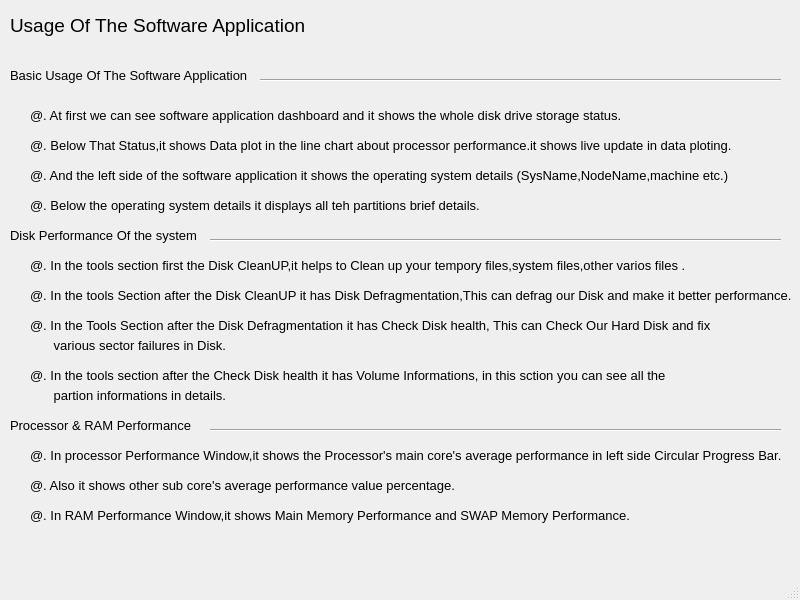
<?xml version="1.0" encoding="UTF-8"?>
<ui version="4.0">
 <class>UsageWindow</class>
 <widget class="QMainWindow" name="UsageWindow">
  <property name="geometry">
   <rect>
    <x>0</x>
    <y>0</y>
    <width>800</width>
    <height>600</height>
   </rect>
  </property>
  <property name="windowTitle">
   <string>MainWindow</string>
  </property>
  <widget class="QWidget" name="centralwidget">
   <widget class="QLabel" name="label">
    <property name="geometry">
     <rect>
      <x>10</x>
      <y>10</y>
      <width>311</width>
      <height>31</height>
     </rect>
    </property>
    <property name="font">
     <font>
      <pointsize>14</pointsize>
     </font>
    </property>
    <property name="text">
     <string>Usage Of The Software Application</string>
    </property>
   </widget>
   <widget class="QLabel" name="label_2">
    <property name="geometry">
     <rect>
      <x>10</x>
      <y>60</y>
      <width>311</width>
      <height>31</height>
     </rect>
    </property>
    <property name="font">
     <font>
      <pointsize>10</pointsize>
     </font>
    </property>
    <property name="text">
     <string>Basic Usage Of The Software Application</string>
    </property>
   </widget>
   <widget class="Line" name="line">
    <property name="geometry">
     <rect>
      <x>260</x>
      <y>70</y>
      <width>521</width>
      <height>20</height>
     </rect>
    </property>
    <property name="orientation">
     <enum>Qt::Horizontal</enum>
    </property>
   </widget>
   <widget class="QLabel" name="label_3">
    <property name="geometry">
     <rect>
      <x>30</x>
      <y>100</y>
      <width>601</width>
      <height>31</height>
     </rect>
    </property>
    <property name="font">
     <font>
      <pointsize>10</pointsize>
     </font>
    </property>
    <property name="text">
     <string>@. At first we can see software application dashboard and it shows the whole disk drive storage status.</string>
    </property>
   </widget>
   <widget class="QLabel" name="label_4">
    <property name="geometry">
     <rect>
      <x>30</x>
      <y>130</y>
      <width>711</width>
      <height>31</height>
     </rect>
    </property>
    <property name="font">
     <font>
      <pointsize>10</pointsize>
     </font>
    </property>
    <property name="text">
     <string>@. Below That Status,it shows Data plot in the line chart about processor performance.it shows live update in data ploting.</string>
    </property>
   </widget>
   <widget class="QLabel" name="label_5">
    <property name="geometry">
     <rect>
      <x>30</x>
      <y>160</y>
      <width>781</width>
      <height>31</height>
     </rect>
    </property>
    <property name="font">
     <font>
      <pointsize>10</pointsize>
     </font>
    </property>
    <property name="text">
     <string>@. And the left side of the software application it shows the operating system details (SysName,NodeName,machine etc.)</string>
    </property>
   </widget>
   <widget class="QLabel" name="label_6">
    <property name="geometry">
     <rect>
      <x>30</x>
      <y>190</y>
      <width>711</width>
      <height>31</height>
     </rect>
    </property>
    <property name="font">
     <font>
      <pointsize>10</pointsize>
     </font>
    </property>
    <property name="text">
     <string>@. Below the operating system details it displays all teh partitions brief details.</string>
    </property>
   </widget>
   <widget class="Line" name="line_2">
    <property name="geometry">
     <rect>
      <x>210</x>
      <y>230</y>
      <width>571</width>
      <height>20</height>
     </rect>
    </property>
    <property name="orientation">
     <enum>Qt::Horizontal</enum>
    </property>
   </widget>
   <widget class="QLabel" name="label_7">
    <property name="geometry">
     <rect>
      <x>10</x>
      <y>220</y>
      <width>311</width>
      <height>31</height>
     </rect>
    </property>
    <property name="font">
     <font>
      <pointsize>10</pointsize>
     </font>
    </property>
    <property name="text">
     <string>Disk Performance Of the system</string>
    </property>
   </widget>
   <widget class="QLabel" name="label_8">
    <property name="geometry">
     <rect>
      <x>30</x>
      <y>250</y>
      <width>671</width>
      <height>31</height>
     </rect>
    </property>
    <property name="font">
     <font>
      <pointsize>10</pointsize>
     </font>
    </property>
    <property name="text">
     <string>@. In the tools section first the Disk CleanUP,it helps to Clean up your tempory files,system files,other varios files .</string>
    </property>
   </widget>
   <widget class="QLabel" name="label_9">
    <property name="geometry">
     <rect>
      <x>30</x>
      <y>280</y>
      <width>761</width>
      <height>31</height>
     </rect>
    </property>
    <property name="font">
     <font>
      <pointsize>10</pointsize>
     </font>
    </property>
    <property name="text">
     <string>@. In the tools Section after the Disk CleanUP it has Disk Defragmentation,This can defrag our Disk and make it better performance.</string>
    </property>
   </widget>
   <widget class="QLabel" name="label_10">
    <property name="geometry">
     <rect>
      <x>30</x>
      <y>310</y>
      <width>801</width>
      <height>31</height>
     </rect>
    </property>
    <property name="font">
     <font>
      <pointsize>10</pointsize>
     </font>
    </property>
    <property name="text">
     <string>@. In the Tools Section after the Disk Defragmentation it has Check Disk health, This can Check Our Hard Disk and fix</string>
    </property>
   </widget>
   <widget class="QLabel" name="label_11">
    <property name="geometry">
     <rect>
      <x>50</x>
      <y>330</y>
      <width>181</width>
      <height>31</height>
     </rect>
    </property>
    <property name="font">
     <font>
      <pointsize>10</pointsize>
     </font>
    </property>
    <property name="text">
     <string> various sector failures in Disk.</string>
    </property>
   </widget>
   <widget class="QLabel" name="label_12">
    <property name="geometry">
     <rect>
      <x>30</x>
      <y>360</y>
      <width>771</width>
      <height>31</height>
     </rect>
    </property>
    <property name="font">
     <font>
      <pointsize>10</pointsize>
     </font>
    </property>
    <property name="text">
     <string>@. In the tools section after the Check Disk health it has Volume Informations, in this sction you can see all the</string>
    </property>
   </widget>
   <widget class="QLabel" name="label_13">
    <property name="geometry">
     <rect>
      <x>50</x>
      <y>380</y>
      <width>181</width>
      <height>31</height>
     </rect>
    </property>
    <property name="font">
     <font>
      <pointsize>10</pointsize>
     </font>
    </property>
    <property name="text">
     <string> partion informations in details.</string>
    </property>
   </widget>
   <widget class="Line" name="line_3">
    <property name="geometry">
     <rect>
      <x>210</x>
      <y>420</y>
      <width>571</width>
      <height>20</height>
     </rect>
    </property>
    <property name="orientation">
     <enum>Qt::Horizontal</enum>
    </property>
   </widget>
   <widget class="QLabel" name="label_14">
    <property name="geometry">
     <rect>
      <x>10</x>
      <y>410</y>
      <width>311</width>
      <height>31</height>
     </rect>
    </property>
    <property name="font">
     <font>
      <pointsize>10</pointsize>
     </font>
    </property>
    <property name="text">
     <string>Processor &amp; RAM Performance</string>
    </property>
   </widget>
   <widget class="QLabel" name="label_15">
    <property name="geometry">
     <rect>
      <x>30</x>
      <y>440</y>
      <width>761</width>
      <height>31</height>
     </rect>
    </property>
    <property name="font">
     <font>
      <pointsize>10</pointsize>
     </font>
    </property>
    <property name="text">
     <string>@. In processor Performance Window,it shows the Processor's main core's average performance in left side Circular Progress Bar.</string>
    </property>
   </widget>
   <widget class="QLabel" name="label_16">
    <property name="geometry">
     <rect>
      <x>30</x>
      <y>500</y>
      <width>661</width>
      <height>31</height>
     </rect>
    </property>
    <property name="font">
     <font>
      <pointsize>10</pointsize>
     </font>
    </property>
    <property name="text">
     <string>@. In RAM Performance Window,it shows Main Memory Performance and SWAP Memory Performance.</string>
    </property>
   </widget>
   <widget class="QLabel" name="label_17">
    <property name="geometry">
     <rect>
      <x>30</x>
      <y>470</y>
      <width>661</width>
      <height>31</height>
     </rect>
    </property>
    <property name="font">
     <font>
      <pointsize>10</pointsize>
     </font>
    </property>
    <property name="text">
     <string>@. Also it shows other sub core's average performance value percentage.</string>
    </property>
   </widget>
  </widget>
  <widget class="QMenuBar" name="menubar">
   <property name="geometry">
    <rect>
     <x>0</x>
     <y>0</y>
     <width>800</width>
     <height>21</height>
    </rect>
   </property>
  </widget>
  <widget class="QStatusBar" name="statusbar"/>
 </widget>
 <resources/>
 <connections/>
</ui>
